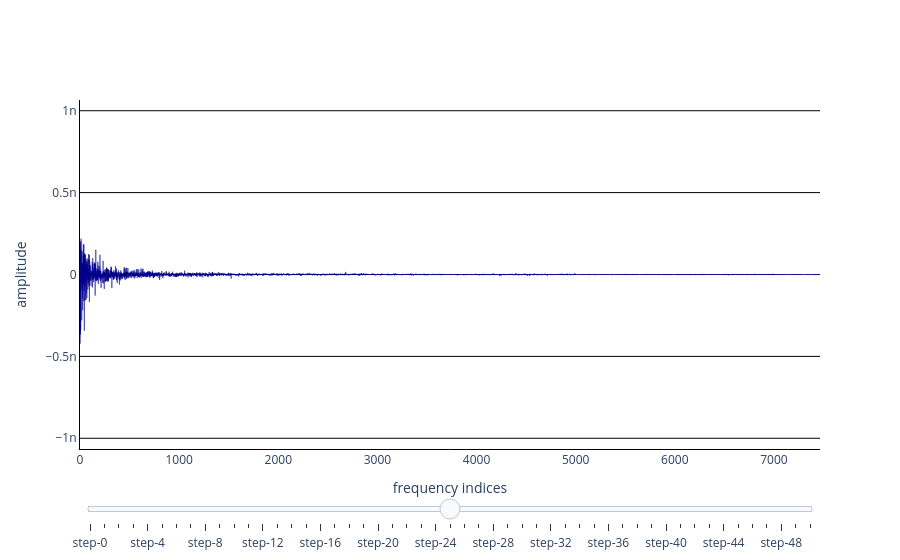

The cell this chart's notebook holds for it:
### Code cell
mm.viz.plot_spectrum(eig["vec"].T @ wcset.data, times = wcset.times).show()

### Figure 1 — Plotly figure (JSON) as saved in the notebook; plotly's stock layout.template omitted (floating-point values rounded to 4 significant figures; data arrays with more than 128 entries replaced by an {"elided": "..."} marker saying what was removed)
{"data": [{"marker": {"color": "darkblue", "line": {"color": "darkblue"}}, "type": "bar", "visible": false, "y": {"elided": "7465 float values"}}, {"marker": {"color": "darkblue", "line": {"color": "darkblue"}}, "type": "bar", "visible": false, "y": {"elided": "7465 float values"}}, {"marker": {"color": "darkblue", "line": {"color": "darkblue"}}, "type": "bar", "visible": false, "y": {"elided": "7465 float values"}}, {"marker": {"color": "darkblue", "line": {"color": "darkblue"}}, "type": "bar", "visible": false, "y": {"elided": "7465 float values"}}, {"marker": {"color": "darkblue", "line": {"color": "darkblue"}}, "type": "bar", "visible": false, "y": {"elided": "7465 float values"}}, {"marker": {"color": "darkblue", "line": {"color": "darkblue"}}, "type": "bar", "visible": false, "y": {"elided": "7465 float values"}}, {"marker": {"color": "darkblue", "line": {"color": "darkblue"}}, "type": "bar", "visible": false, "y": {"elided": "7465 float values"}}, {"marker": {"color": "darkblue", "line": {"color": "darkblue"}}, "type": "bar", "visible": false, "y": {"elided": "7465 float values"}}, {"marker": {"color": "darkblue", "line": {"color": "darkblue"}}, "type": "bar", "visible": false, "y": {"elided": "7465 float values"}}, {"marker": {"color": "darkblue", "line": {"color": "darkblue"}}, "type": "bar", "visible": false, "y": {"elided": "7465 float values"}}, {"marker": {"color": "darkblue", "line": {"color": "darkblue"}}, "type": "bar", "visible": false, "y": {"elided": "7465 float values"}}, {"marker": {"color": "darkblue", "line": {"color": "darkblue"}}, "type": "bar", "visible": false, "y": {"elided": "7465 float values"}}, {"marker": {"color": "darkblue", "line": {"color": "darkblue"}}, "type": "bar", "visible": false, "y": {"elided": "7465 float values"}}, {"marker": {"color": "darkblue", "line": {"color": "darkblue"}}, "type": "bar", "visible": false, "y": {"elided": "7465 float values"}}, {"marker": {"color": "darkblue", "line": {"color": "darkblue"}}, "type": "bar", "visible": false, "y": {"elided": "7465 float values"}}, {"marker": {"color": "darkblue", "line": {"color": "darkblue"}}, "type": "bar", "visible": false, "y": {"elided": "7465 float values"}}, {"marker": {"color": "darkblue", "line": {"color": "darkblue"}}, "type": "bar", "visible": false, "y": {"elided": "7465 float values"}}, {"marker": {"color": "darkblue", "line": {"color": "darkblue"}}, "type": "bar", "visible": false, "y": {"elided": "7465 float values"}}, {"marker": {"color": "darkblue", "line": {"color": "darkblue"}}, "type": "bar", "visible": false, "y": {"elided": "7465 float values"}}, {"marker": {"color": "darkblue", "line": {"color": "darkblue"}}, "type": "bar", "visible": false, "y": {"elided": "7465 float values"}}, {"marker": {"color": "darkblue", "line": {"color": "darkblue"}}, "type": "bar", "visible": false, "y": {"elided": "7465 float values"}}, {"marker": {"color": "darkblue", "line": {"color": "darkblue"}}, "type": "bar", "visible": false, "y": {"elided": "7465 float values"}}, {"marker": {"color": "darkblue", "line": {"color": "darkblue"}}, "type": "bar", "visible": false, "y": {"elided": "7465 float values"}}, {"marker": {"color": "darkblue", "line": {"color": "darkblue"}}, "type": "bar", "visible": false, "y": {"elided": "7465 float values"}}, {"marker": {"color": "darkblue", "line": {"color": "darkblue"}}, "type": "bar", "visible": false, "y": {"elided": "7465 float values"}}, {"marker": {"color": "darkblue", "line": {"color": "darkblue"}}, "type": "bar", "visible": true, "y": {"elided": "7465 float values"}}, {"marker": {"color": "darkblue", "line": {"color": "darkblue"}}, "type": "bar", "visible": false, "y": {"elided": "7465 float values"}}, {"marker": {"color": "darkblue", "line": {"color": "darkblue"}}, "type": "bar", "visible": false, "y": {"elided": "7465 float values"}}, {"marker": {"color": "darkblue", "line": {"color": "darkblue"}}, "type": "bar", "visible": false, "y": {"elided": "7465 float values"}}, {"marker": {"color": "darkblue", "line": {"color": "darkblue"}}, "type": "bar", "visible": false, "y": {"elided": "7465 float values"}}, {"marker": {"color": "darkblue", "line": {"color": "darkblue"}}, "type": "bar", "visible": false, "y": {"elided": "7465 float values"}}, {"marker": {"color": "darkblue", "line": {"color": "darkblue"}}, "type": "bar", "visible": false, "y": {"elided": "7465 float values"}}, {"marker": {"color": "darkblue", "line": {"color": "darkblue"}}, "type": "bar", "visible": false, "y": {"elided": "7465 float values"}}, {"marker": {"color": "darkblue", "line": {"color": "darkblue"}}, "type": "bar", "visible": false, "y": {"elided": "7465 float values"}}, {"marker": {"color": "darkblue", "line": {"color": "darkblue"}}, "type": "bar", "visible": false, "y": {"elided": "7465 float values"}}, {"marker": {"color": "darkblue", "line": {"color": "darkblue"}}, "type": "bar", "visible": false, "y": {"elided": "7465 float values"}}, {"marker": {"color": "darkblue", "line": {"color": "darkblue"}}, "type": "bar", "visible": false, "y": {"elided": "7465 float values"}}, {"marker": {"color": "darkblue", "line": {"color": "darkblue"}}, "type": "bar", "visible": false, "y": {"elided": "7465 float values"}}, {"marker": {"color": "darkblue", "line": {"color": "darkblue"}}, "type": "bar", "visible": false, "y": {"elided": "7465 float values"}}, {"marker": {"color": "darkblue", "line": {"color": "darkblue"}}, "type": "bar", "visible": false, "y": {"elided": "7465 float values"}}, {"marker": {"color": "darkblue", "line": {"color": "darkblue"}}, "type": "bar", "visible": false, "y": {"elided": "7465 float values"}}, {"marker": {"color": "darkblue", "line": {"color": "darkblue"}}, "type": "bar", "visible": false, "y": {"elided": "7465 float values"}}, {"marker": {"color": "darkblue", "line": {"color": "darkblue"}}, "type": "bar", "visible": false, "y": {"elided": "7465 float values"}}, {"marker": {"color": "darkblue", "line": {"color": "darkblue"}}, "type": "bar", "visible": false, "y": {"elided": "7465 float values"}}, {"marker": {"color": "darkblue", "line": {"color": "darkblue"}}, "type": "bar", "visible": false, "y": {"elided": "7465 float values"}}, {"marker": {"color": "darkblue", "line": {"color": "darkblue"}}, "type": "bar", "visible": false, "y": {"elided": "7465 float values"}}, {"marker": {"color": "darkblue", "line": {"color": "darkblue"}}, "type": "bar", "visible": false, "y": {"elided": "7465 float values"}}, {"marker": {"color": "darkblue", "line": {"color": "darkblue"}}, "type": "bar", "visible": false, "y": {"elided": "7465 float values"}}, {"marker": {"color": "darkblue", "line": {"color": "darkblue"}}, "type": "bar", "visible": false, "y": {"elided": "7465 float values"}}, {"marker": {"color": "darkblue", "line": {"color": "darkblue"}}, "type": "bar", "visible": false, "y": {"elided": "7465 float values"}}, {"marker": {"color": "darkblue", "line": {"color": "darkblue"}}, "type": "bar", "visible": false, "y": {"elided": "7465 float values"}}], "layout": {"plot_bgcolor": "white", "sliders": [{"active": 25, "currentvalue": {"visible": false}, "pad": {"t": 50}, "steps": [{"args": [{"visible": [true, false, false, false, false, false, false, false, false, false, false, false, false, false, false, false, false, false, false, false, false, false, false, false, false, false, false, false, false, false, false, false, false, false, false, false, false, false, false, false, false, false, false, false, false, false, false, false, false, false, false]}, {"title": "Connectum Spectrum: t = -0.048[s]"}], "method": "update"}, {"args": [{"visible": [false, true, false, false, false, false, false, false, false, false, false, false, false, false, false, false, false, false, false, false, false, false, false, false, false, false, false, false, false, false, false, false, false, false, false, false, false, false, false, false, false, false, false, false, false, false, false, false, false, false, false]}, {"title": "Connectum Spectrum: t = -0.044[s]"}], "method": "update"}, {"args": [{"visible": [false, false, true, false, false, false, false, false, false, false, false, false, false, false, false, false, false, false, false, false, false, false, false, false, false, false, false, false, false, false, false, false, false, false, false, false, false, false, false, false, false, false, false, false, false, false, false, false, false, false, false]}, {"title": "Connectum Spectrum: t = -0.040[s]"}], "method": "update"}, {"args": [{"visible": [false, false, false, true, false, false, false, false, false, false, false, false, false, false, false, false, false, false, false, false, false, false, false, false, false, false, false, false, false, false, false, false, false, false, false, false, false, false, false, false, false, false, false, false, false, false, false, false, false, false, false]}, {"title": "Connectum Spectrum: t = -0.036[s]"}], "method": "update"}, {"args": [{"visible": [false, false, false, false, true, false, false, false, false, false, false, false, false, false, false, false, false, false, false, false, false, false, false, false, false, false, false, false, false, false, false, false, false, false, false, false, false, false, false, false, false, false, false, false, false, false, false, false, false, false, false]}, {"title": "Connectum Spectrum: t = -0.032[s]"}], "method": "update"}, {"args": [{"visible": [false, false, false, false, false, true, false, false, false, false, false, false, false, false, false, false, false, false, false, false, false, false, false, false, false, false, false, false, false, false, false, false, false, false, false, false, false, false, false, false, false, false, false, false, false, false, false, false, false, false, false]}, {"title": "Connectum Spectrum: t = -0.028[s]"}], "method": "update"}, {"args": [{"visible": [false, false, false, false, false, false, true, false, false, false, false, false, false, false, false, false, false, false, false, false, false, false, false, false, false, false, false, false, false, false, false, false, false, false, false, false, false, false, false, false, false, false, false, false, false, false, false, false, false, false, false]}, {"title": "Connectum Spectrum: t = -0.024[s]"}], "method": "update"}, {"args": [{"visible": [false, false, false, false, false, false, false, true, false, false, false, false, false, false, false, false, false, false, false, false, false, false, false, false, false, false, false, false, false, false, false, false, false, false, false, false, false, false, false, false, false, false, false, false, false, false, false, false, false, false, false]}, {"title": "Connectum Spectrum: t = -0.020[s]"}], "method": "update"}, {"args": [{"visible": [false, false, false, false, false, false, false, false, true, false, false, false, false, false, false, false, false, false, false, false, false, false, false, false, false, false, false, false, false, false, false, false, false, false, false, false, false, false, false, false, false, false, false, false, false, false, false, false, false, false, false]}, {"title": "Connectum Spectrum: t = -0.016[s]"}], "method": "update"}, {"args": [{"visible": [false, false, false, false, false, false, false, false, false, true, false, false, false, false, false, false, false, false, false, false, false, false, false, false, false, false, false, false, false, false, false, false, false, false, false, false, false, false, false, false, false, false, false, false, false, false, false, false, false, false, false]}, {"title": "Connectum Spectrum: t = -0.012[s]"}], "method": "update"}, {"args": [{"visible": [false, false, false, false, false, false, false, false, false, false, true, false, false, false, false, false, false, false, false, false, false, false, false, false, false, false, false, false, false, false, false, false, false, false, false, false, false, false, false, false, false, false, false, false, false, false, false, false, false, false, false]}, {"title": "Connectum Spectrum: t = -0.008[s]"}], "method": "update"}, {"args": [{"visible": [false, false, false, false, false, false, false, false, false, false, false, true, false, false, false, false, false, false, false, false, false, false, false, false, false, false, false, false, false, false, false, false, false, false, false, false, false, false, false, false, false, false, false, false, false, false, false, false, false, false, false]}, {"title": "Connectum Spectrum: t = -0.004[s]"}], "method": "update"}, {"args": [{"visible": [false, false, false, false, false, false, false, false, false, false, false, false, true, false, false, false, false, false, false, false, false, false, false, false, false, false, false, false, false, false, false, false, false, false, false, false, false, false, false, false, false, false, false, false, false, false, false, false, false, false, false]}, {"title": "Connectum Spectrum: t = -0.000[s]"}], "method": "update"}, {"args": [{"visible": [false, false, false, false, false, false, false, false, false, false, false, false, false, true, false, false, false, false, false, false, false, false, false, false, false, false, false, false, false, false, false, false, false, false, false, false, false, false, false, false, false, false, false, false, false, false, false, false, false, false, false]}, {"title": "Connectum Spectrum: t = 0.004[s]"}], "method": "update"}, {"args": [{"visible": [false, false, false, false, false, false, false, false, false, false, false, false, false, false, true, false, false, false, false, false, false, false, false, false, false, false, false, false, false, false, false, false, false, false, false, false, false, false, false, false, false, false, false, false, false, false, false, false, false, false, false]}, {"title": "Connectum Spectrum: t = 0.008[s]"}], "method": "update"}, {"args": [{"visible": [false, false, false, false, false, false, false, false, false, false, false, false, false, false, false, true, false, false, false, false, false, false, false, false, false, false, false, false, false, false, false, false, false, false, false, false, false, false, false, false, false, false, false, false, false, false, false, false, false, false, false]}, {"title": "Connectum Spectrum: t = 0.012[s]"}], "method": "update"}, {"args": [{"visible": [false, false, false, false, false, false, false, false, false, false, false, false, false, false, false, false, true, false, false, false, false, false, false, false, false, false, false, false, false, false, false, false, false, false, false, false, false, false, false, false, false, false, false, false, false, false, false, false, false, false, false]}, {"title": "Connectum Spectrum: t = 0.016[s]"}], "method": "update"}, {"args": [{"visible": [false, false, false, false, false, false, false, false, false, false, false, false, false, false, false, false, false, true, false, false, false, false, false, false, false, false, false, false, false, false, false, false, false, false, false, false, false, false, false, false, false, false, false, false, false, false, false, false, false, false, false]}, {"title": "Connectum Spectrum: t = 0.020[s]"}], "method": "update"}, {"args": [{"visible": [false, false, false, false, false, false, false, false, false, false, false, false, false, false, false, false, false, false, true, false, false, false, false, false, false, false, false, false, false, false, false, false, false, false, false, false, false, false, false, false, false, false, false, false, false, false, false, false, false, false, false]}, {"title": "Connectum Spectrum: t = 0.024[s]"}], "method": "update"}, {"args": [{"visible": [false, false, false, false, false, false, false, false, false, false, false, false, false, false, false, false, false, false, false, true, false, false, false, false, false, false, false, false, false, false, false, false, false, false, false, false, false, false, false, false, false, false, false, false, false, false, false, false, false, false, false]}, {"title": "Connectum Spectrum: t = 0.028[s]"}], "method": "update"}, {"args": [{"visible": [false, false, false, false, false, false, false, false, false, false, false, false, false, false, false, false, false, false, false, false, true, false, false, false, false, false, false, false, false, false, false, false, false, false, false, false, false, false, false, false, false, false, false, false, false, false, false, false, false, false, false]}, {"title": "Connectum Spectrum: t = 0.032[s]"}], "method": "update"}, {"args": [{"visible": [false, false, false, false, false, false, false, false, false, false, false, false, false, false, false, false, false, false, false, false, false, true, false, false, false, false, false, false, false, false, false, false, false, false, false, false, false, false, false, false, false, false, false, false, false, false, false, false, false, false, false]}, {"title": "Connectum Spectrum: t = 0.036[s]"}], "method": "update"}, {"args": [{"visible": [false, false, false, false, false, false, false, false, false, false, false, false, false, false, false, false, false, false, false, false, false, false, true, false, false, false, false, false, false, false, false, false, false, false, false, false, false, false, false, false, false, false, false, false, false, false, false, false, false, false, false]}, {"title": "Connectum Spectrum: t = 0.040[s]"}], "method": "update"}, {"args": [{"visible": [false, false, false, false, false, false, false, false, false, false, false, false, false, false, false, false, false, false, false, false, false, false, false, true, false, false, false, false, false, false, false, false, false, false, false, false, false, false, false, false, false, false, false, false, false, false, false, false, false, false, false]}, {"title": "Connectum Spectrum: t = 0.044[s]"}], "method": "update"}, {"args": [{"visible": [false, false, false, false, false, false, false, false, false, false, false, false, false, false, false, false, false, false, false, false, false, false, false, false, true, false, false, false, false, false, false, false, false, false, false, false, false, false, false, false, false, false, false, false, false, false, false, false, false, false, false]}, {"title": "Connectum Spectrum: t = 0.048[s]"}], "method": "update"}, {"args": [{"visible": [false, false, false, false, false, false, false, false, false, false, false, false, false, false, false, false, false, false, false, false, false, false, false, false, false, true, false, false, false, false, false, false, false, false, false, false, false, false, false, false, false, false, false, false, false, false, false, false, false, false, false]}, {"title": "Connectum Spectrum: t = 0.052[s]"}], "method": "update"}, {"args": [{"visible": [false, false, false, false, false, false, false, false, false, false, false, false, false, false, false, false, false, false, false, false, false, false, false, false, false, false, true, false, false, false, false, false, false, false, false, false, false, false, false, false, false, false, false, false, false, false, false, false, false, false, false]}, {"title": "Connectum Spectrum: t = 0.056[s]"}], "method": "update"}, {"args": [{"visible": [false, false, false, false, false, false, false, false, false, false, false, false, false, false, false, false, false, false, false, false, false, false, false, false, false, false, false, true, false, false, false, false, false, false, false, false, false, false, false, false, false, false, false, false, false, false, false, false, false, false, false]}, {"title": "Connectum Spectrum: t = 0.060[s]"}], "method": "update"}, {"args": [{"visible": [false, false, false, false, false, false, false, false, false, false, false, false, false, false, false, false, false, false, false, false, false, false, false, false, false, false, false, false, true, false, false, false, false, false, false, false, false, false, false, false, false, false, false, false, false, false, false, false, false, false, false]}, {"title": "Connectum Spectrum: t = 0.064[s]"}], "method": "update"}, {"args": [{"visible": [false, false, false, false, false, false, false, false, false, false, false, false, false, false, false, false, false, false, false, false, false, false, false, false, false, false, false, false, false, true, false, false, false, false, false, false, false, false, false, false, false, false, false, false, false, false, false, false, false, false, false]}, {"title": "Connectum Spectrum: t = 0.068[s]"}], "method": "update"}, {"args": [{"visible": [false, false, false, false, false, false, false, false, false, false, false, false, false, false, false, false, false, false, false, false, false, false, false, false, false, false, false, false, false, false, true, false, false, false, false, false, false, false, false, false, false, false, false, false, false, false, false, false, false, false, false]}, {"title": "Connectum Spectrum: t = 0.072[s]"}], "method": "update"}, {"args": [{"visible": [false, false, false, false, false, false, false, false, false, false, false, false, false, false, false, false, false, false, false, false, false, false, false, false, false, false, false, false, false, false, false, true, false, false, false, false, false, false, false, false, false, false, false, false, false, false, false, false, false, false, false]}, {"title": "Connectum Spectrum: t = 0.076[s]"}], "method": "update"}, {"args": [{"visible": [false, false, false, false, false, false, false, false, false, false, false, false, false, false, false, false, false, false, false, false, false, false, false, false, false, false, false, false, false, false, false, false, true, false, false, false, false, false, false, false, false, false, false, false, false, false, false, false, false, false, false]}, {"title": "Connectum Spectrum: t = 0.080[s]"}], "method": "update"}, {"args": [{"visible": [false, false, false, false, false, false, false, false, false, false, false, false, false, false, false, false, false, false, false, false, false, false, false, false, false, false, false, false, false, false, false, false, false, true, false, false, false, false, false, false, false, false, false, false, false, false, false, false, false, false, false]}, {"title": "Connectum Spectrum: t = 0.084[s]"}], "method": "update"}, {"args": [{"visible": [false, false, false, false, false, false, false, false, false, false, false, false, false, false, false, false, false, false, false, false, false, false, false, false, false, false, false, false, false, false, false, false, false, false, true, false, false, false, false, false, false, false, false, false, false, false, false, false, false, false, false]}, {"title": "Connectum Spectrum: t = 0.088[s]"}], "method": "update"}, {"args": [{"visible": [false, false, false, false, false, false, false, false, false, false, false, false, false, false, false, false, false, false, false, false, false, false, false, false, false, false, false, false, false, false, false, false, false, false, false, true, false, false, false, false, false, false, false, false, false, false, false, false, false, false, false]}, {"title": "Connectum Spectrum: t = 0.092[s]"}], "method": "update"}, {"args": [{"visible": [false, false, false, false, false, false, false, false, false, false, false, false, false, false, false, false, false, false, false, false, false, false, false, false, false, false, false, false, false, false, false, false, false, false, false, false, true, false, false, false, false, false, false, false, false, false, false, false, false, false, false]}, {"title": "Connectum Spectrum: t = 0.096[s]"}], "method": "update"}, {"args": [{"visible": [false, false, false, false, false, false, false, false, false, false, false, false, false, false, false, false, false, false, false, false, false, false, false, false, false, false, false, false, false, false, false, false, false, false, false, false, false, true, false, false, false, false, false, false, false, false, false, false, false, false, false]}, {"title": "Connectum Spectrum: t = 0.100[s]"}], "method": "update"}, {"args": [{"visible": [false, false, false, false, false, false, false, false, false, false, false, false, false, false, false, false, false, false, false, false, false, false, false, false, false, false, false, false, false, false, false, false, false, false, false, false, false, false, true, false, false, false, false, false, false, false, false, false, false, false, false]}, {"title": "Connectum Spectrum: t = 0.104[s]"}], "method": "update"}, {"args": [{"visible": [false, false, false, false, false, false, false, false, false, false, false, false, false, false, false, false, false, false, false, false, false, false, false, false, false, false, false, false, false, false, false, false, false, false, false, false, false, false, false, true, false, false, false, false, false, false, false, false, false, false, false]}, {"title": "Connectum Spectrum: t = 0.108[s]"}], "method": "update"}, {"args": [{"visible": [false, false, false, false, false, false, false, false, false, false, false, false, false, false, false, false, false, false, false, false, false, false, false, false, false, false, false, false, false, false, false, false, false, false, false, false, false, false, false, false, true, false, false, false, false, false, false, false, false, false, false]}, {"title": "Connectum Spectrum: t = 0.112[s]"}], "method": "update"}, {"args": [{"visible": [false, false, false, false, false, false, false, false, false, false, false, false, false, false, false, false, false, false, false, false, false, false, false, false, false, false, false, false, false, false, false, false, false, false, false, false, false, false, false, false, false, true, false, false, false, false, false, false, false, false, false]}, {"title": "Connectum Spectrum: t = 0.116[s]"}], "method": "update"}, {"args": [{"visible": [false, false, false, false, false, false, false, false, false, false, false, false, false, false, false, false, false, false, false, false, false, false, false, false, false, false, false, false, false, false, false, false, false, false, false, false, false, false, false, false, false, false, true, false, false, false, false, false, false, false, false]}, {"title": "Connectum Spectrum: t = 0.120[s]"}], "method": "update"}, {"args": [{"visible": [false, false, false, false, false, false, false, false, false, false, false, false, false, false, false, false, false, false, false, false, false, false, false, false, false, false, false, false, false, false, false, false, false, false, false, false, false, false, false, false, false, false, false, true, false, false, false, false, false, false, false]}, {"title": "Connectum Spectrum: t = 0.124[s]"}], "method": "update"}, {"args": [{"visible": [false, false, false, false, false, false, false, false, false, false, false, false, false, false, false, false, false, false, false, false, false, false, false, false, false, false, false, false, false, false, false, false, false, false, false, false, false, false, false, false, false, false, false, false, true, false, false, false, false, false, false]}, {"title": "Connectum Spectrum: t = 0.128[s]"}], "method": "update"}, {"args": [{"visible": [false, false, false, false, false, false, false, false, false, false, false, false, false, false, false, false, false, false, false, false, false, false, false, false, false, false, false, false, false, false, false, false, false, false, false, false, false, false, false, false, false, false, false, false, false, true, false, false, false, false, false]}, {"title": "Connectum Spectrum: t = 0.132[s]"}], "method": "update"}, {"args": [{"visible": [false, false, false, false, false, false, false, false, false, false, false, false, false, false, false, false, false, false, false, false, false, false, false, false, false, false, false, false, false, false, false, false, false, false, false, false, false, false, false, false, false, false, false, false, false, false, true, false, false, false, false]}, {"title": "Connectum Spectrum: t = 0.136[s]"}], "method": "update"}, {"args": [{"visible": [false, false, false, false, false, false, false, false, false, false, false, false, false, false, false, false, false, false, false, false, false, false, false, false, false, false, false, false, false, false, false, false, false, false, false, false, false, false, false, false, false, false, false, false, false, false, false, true, false, false, false]}, {"title": "Connectum Spectrum: t = 0.140[s]"}], "method": "update"}, {"args": [{"visible": [false, false, false, false, false, false, false, false, false, false, false, false, false, false, false, false, false, false, false, false, false, false, false, false, false, false, false, false, false, false, false, false, false, false, false, false, false, false, false, false, false, false, false, false, false, false, false, false, true, false, false]}, {"title": "Connectum Spectrum: t = 0.144[s]"}], "method": "update"}, {"args": [{"visible": [false, false, false, false, false, false, false, false, false, false, false, false, false, false, false, false, false, false, false, false, false, false, false, false, false, false, false, false, false, false, false, false, false, false, false, false, false, false, false, false, false, false, false, false, false, false, false, false, false, true, false]}, {"title": "Connectum Spectrum: t = 0.148[s]"}], "method": "update"}, {"args": [{"visible": [false, false, false, false, false, false, false, false, false, false, false, false, false, false, false, false, false, false, false, false, false, false, false, false, false, false, false, false, false, false, false, false, false, false, false, false, false, false, false, false, false, false, false, false, false, false, false, false, false, false, true]}, {"title": "Connectum Spectrum: t = 0.152[s]"}], "method": "update"}]}], "xaxis": {"linecolor": "black", "title": {"text": "frequency indices"}}, "yaxis": {"gridcolor": "black", "linecolor": "black", "range": [-1.065e-09, 1.065e-09], "title": {"text": "amplitude"}}}}
